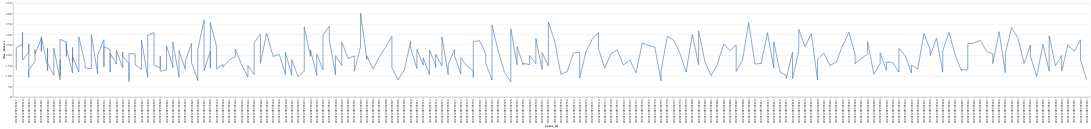

This figure's notebook cell:
### Code cell
alt.Chart(df).encode(
        x='game_id',
        y='dice_throws'
    ).mark_line()

### Figure 1 — Vega-Lite specification as saved in the notebook (floating-point values rounded to 4 significant figures; data arrays with more than 128 entries replaced by an {"elided": "..."} marker saying what was removed)
{"config": {"view": {"continuousWidth": 400, "continuousHeight": 300}}, "data": {"name": "data-aea119758dfed526926aacb3f291c5df"}, "mark": "line", "encoding": {"x": {"type": "nominal", "field": "game_id"}, "y": {"type": "quantitative", "field": "dice_throws"}}, "$schema": "https://vega.github.io/schema/vega-lite/v4.8.1.json", "datasets": {"data-aea119758dfed526926aacb3f291c5df": {"elided": "314 records"}}}
